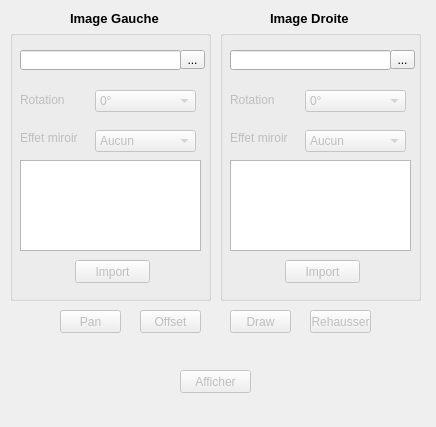
<?xml version="1.0" encoding="UTF-8"?>
<ui version="4.0">
 <class>optionWindow</class>
 <widget class="QWidget" name="optionWindow">
  <property name="geometry">
   <rect>
    <x>0</x>
    <y>0</y>
    <width>436</width>
    <height>427</height>
   </rect>
  </property>
  <property name="windowTitle">
   <string>Menu des options</string>
  </property>
  <widget class="QLabel" name="label_5">
   <property name="geometry">
    <rect>
     <x>70</x>
     <y>10</y>
     <width>91</width>
     <height>16</height>
    </rect>
   </property>
   <property name="font">
    <font>
     <pointsize>10</pointsize>
     <weight>75</weight>
     <bold>true</bold>
    </font>
   </property>
   <property name="text">
    <string>Image Gauche</string>
   </property>
  </widget>
  <widget class="QLabel" name="label_6">
   <property name="geometry">
    <rect>
     <x>270</x>
     <y>10</y>
     <width>91</width>
     <height>16</height>
    </rect>
   </property>
   <property name="font">
    <font>
     <pointsize>10</pointsize>
     <weight>75</weight>
     <bold>true</bold>
    </font>
   </property>
   <property name="text">
    <string>Image Droite</string>
   </property>
  </widget>
  <widget class="QGroupBox" name="groupBoxLeft">
   <property name="geometry">
    <rect>
     <x>10</x>
     <y>30</y>
     <width>201</width>
     <height>271</height>
    </rect>
   </property>
   <property name="title">
    <string/>
   </property>
   <widget class="QLineEdit" name="importLineLeft">
    <property name="geometry">
     <rect>
      <x>10</x>
      <y>20</y>
      <width>161</width>
      <height>20</height>
     </rect>
    </property>
    <property name="text">
     <string/>
    </property>
    <property name="readOnly">
     <bool>true</bool>
    </property>
   </widget>
   <widget class="QToolButton" name="importToolLeft">
    <property name="geometry">
     <rect>
      <x>170</x>
      <y>20</y>
      <width>25</width>
      <height>19</height>
     </rect>
    </property>
    <property name="text">
     <string>...</string>
    </property>
   </widget>
   <widget class="QComboBox" name="boxOrientationLeft">
    <property name="enabled">
     <bool>false</bool>
    </property>
    <property name="geometry">
     <rect>
      <x>85</x>
      <y>60</y>
      <width>101</width>
      <height>22</height>
     </rect>
    </property>
    <item>
     <property name="text">
      <string>0°</string>
     </property>
    </item>
    <item>
     <property name="text">
      <string>90°</string>
     </property>
    </item>
    <item>
     <property name="text">
      <string>180°</string>
     </property>
    </item>
    <item>
     <property name="text">
      <string>270°</string>
     </property>
    </item>
   </widget>
   <widget class="QLabel" name="label">
    <property name="enabled">
     <bool>false</bool>
    </property>
    <property name="geometry">
     <rect>
      <x>10</x>
      <y>60</y>
      <width>61</width>
      <height>20</height>
     </rect>
    </property>
    <property name="text">
     <string>Rotation</string>
    </property>
   </widget>
   <widget class="QLabel" name="label_2">
    <property name="enabled">
     <bool>false</bool>
    </property>
    <property name="geometry">
     <rect>
      <x>10</x>
      <y>100</y>
      <width>61</width>
      <height>16</height>
     </rect>
    </property>
    <property name="text">
     <string>Effet miroir</string>
    </property>
   </widget>
   <widget class="QComboBox" name="boxMiroirLeft">
    <property name="enabled">
     <bool>false</bool>
    </property>
    <property name="geometry">
     <rect>
      <x>85</x>
      <y>100</y>
      <width>101</width>
      <height>22</height>
     </rect>
    </property>
    <item>
     <property name="text">
      <string>Aucun</string>
     </property>
    </item>
    <item>
     <property name="text">
      <string>Horizontal</string>
     </property>
    </item>
    <item>
     <property name="text">
      <string>Vertical</string>
     </property>
    </item>
   </widget>
   <widget class="QPushButton" name="importButtonLeft">
    <property name="enabled">
     <bool>false</bool>
    </property>
    <property name="geometry">
     <rect>
      <x>65</x>
      <y>230</y>
      <width>75</width>
      <height>23</height>
     </rect>
    </property>
    <property name="text">
     <string>Import</string>
    </property>
   </widget>
   <widget class="QGraphicsView" name="graphicsViewLeft">
    <property name="geometry">
     <rect>
      <x>10</x>
      <y>130</y>
      <width>181</width>
      <height>91</height>
     </rect>
    </property>
    <property name="verticalScrollBarPolicy">
     <enum>Qt::ScrollBarAlwaysOff</enum>
    </property>
    <property name="horizontalScrollBarPolicy">
     <enum>Qt::ScrollBarAlwaysOff</enum>
    </property>
   </widget>
   <widget class="QLabel" name="importDoneLeft">
    <property name="geometry">
     <rect>
      <x>150</x>
      <y>233</y>
      <width>21</width>
      <height>16</height>
     </rect>
    </property>
    <property name="styleSheet">
     <string notr="true">image: url(:/Anaglyph/Icons/redCross.png);</string>
    </property>
    <property name="text">
     <string/>
    </property>
   </widget>
  </widget>
  <widget class="QGroupBox" name="groupBoxRight">
   <property name="geometry">
    <rect>
     <x>220</x>
     <y>30</y>
     <width>201</width>
     <height>271</height>
    </rect>
   </property>
   <property name="title">
    <string/>
   </property>
   <widget class="QLineEdit" name="importLineRight">
    <property name="geometry">
     <rect>
      <x>10</x>
      <y>20</y>
      <width>161</width>
      <height>20</height>
     </rect>
    </property>
    <property name="text">
     <string/>
    </property>
    <property name="readOnly">
     <bool>true</bool>
    </property>
   </widget>
   <widget class="QToolButton" name="importToolRight">
    <property name="geometry">
     <rect>
      <x>170</x>
      <y>20</y>
      <width>25</width>
      <height>19</height>
     </rect>
    </property>
    <property name="text">
     <string>...</string>
    </property>
   </widget>
   <widget class="QLabel" name="label_4">
    <property name="enabled">
     <bool>false</bool>
    </property>
    <property name="geometry">
     <rect>
      <x>10</x>
      <y>100</y>
      <width>61</width>
      <height>16</height>
     </rect>
    </property>
    <property name="text">
     <string>Effet miroir</string>
    </property>
   </widget>
   <widget class="QLabel" name="label_3">
    <property name="enabled">
     <bool>false</bool>
    </property>
    <property name="geometry">
     <rect>
      <x>10</x>
      <y>60</y>
      <width>61</width>
      <height>20</height>
     </rect>
    </property>
    <property name="text">
     <string>Rotation</string>
    </property>
   </widget>
   <widget class="QComboBox" name="boxMiroirRight">
    <property name="enabled">
     <bool>false</bool>
    </property>
    <property name="geometry">
     <rect>
      <x>85</x>
      <y>100</y>
      <width>101</width>
      <height>22</height>
     </rect>
    </property>
    <property name="currentIndex">
     <number>0</number>
    </property>
    <item>
     <property name="text">
      <string>Aucun</string>
     </property>
    </item>
    <item>
     <property name="text">
      <string>Horizontal</string>
     </property>
    </item>
    <item>
     <property name="text">
      <string>Vertical</string>
     </property>
    </item>
   </widget>
   <widget class="QComboBox" name="boxOrientationRight">
    <property name="enabled">
     <bool>false</bool>
    </property>
    <property name="geometry">
     <rect>
      <x>85</x>
      <y>60</y>
      <width>101</width>
      <height>22</height>
     </rect>
    </property>
    <item>
     <property name="text">
      <string>0°</string>
     </property>
    </item>
    <item>
     <property name="text">
      <string>90°</string>
     </property>
    </item>
    <item>
     <property name="text">
      <string>180°</string>
     </property>
    </item>
    <item>
     <property name="text">
      <string>270°</string>
     </property>
    </item>
   </widget>
   <widget class="QPushButton" name="importButtonRight">
    <property name="enabled">
     <bool>false</bool>
    </property>
    <property name="geometry">
     <rect>
      <x>65</x>
      <y>230</y>
      <width>75</width>
      <height>23</height>
     </rect>
    </property>
    <property name="text">
     <string>Import</string>
    </property>
   </widget>
   <widget class="QGraphicsView" name="graphicsViewRight">
    <property name="geometry">
     <rect>
      <x>10</x>
      <y>130</y>
      <width>181</width>
      <height>91</height>
     </rect>
    </property>
    <property name="verticalScrollBarPolicy">
     <enum>Qt::ScrollBarAlwaysOff</enum>
    </property>
    <property name="horizontalScrollBarPolicy">
     <enum>Qt::ScrollBarAlwaysOff</enum>
    </property>
   </widget>
   <widget class="QLabel" name="importDoneRight">
    <property name="geometry">
     <rect>
      <x>150</x>
      <y>233</y>
      <width>21</width>
      <height>16</height>
     </rect>
    </property>
    <property name="styleSheet">
     <string notr="true">image: url(:/Anaglyph/Icons/redCross.png);</string>
    </property>
    <property name="text">
     <string/>
    </property>
   </widget>
  </widget>
  <widget class="QPushButton" name="panButton">
   <property name="enabled">
    <bool>false</bool>
   </property>
   <property name="geometry">
    <rect>
     <x>60</x>
     <y>310</y>
     <width>61</width>
     <height>23</height>
    </rect>
   </property>
   <property name="text">
    <string>Pan</string>
   </property>
   <property name="checkable">
    <bool>true</bool>
   </property>
  </widget>
  <widget class="QPushButton" name="offsetButton">
   <property name="enabled">
    <bool>false</bool>
   </property>
   <property name="geometry">
    <rect>
     <x>140</x>
     <y>310</y>
     <width>61</width>
     <height>23</height>
    </rect>
   </property>
   <property name="text">
    <string>Offset</string>
   </property>
   <property name="checkable">
    <bool>true</bool>
   </property>
  </widget>
  <widget class="QPushButton" name="drawButton">
   <property name="enabled">
    <bool>false</bool>
   </property>
   <property name="geometry">
    <rect>
     <x>230</x>
     <y>310</y>
     <width>61</width>
     <height>23</height>
    </rect>
   </property>
   <property name="text">
    <string>Draw</string>
   </property>
   <property name="checkable">
    <bool>true</bool>
   </property>
  </widget>
  <widget class="QPushButton" name="enhanceButton">
   <property name="enabled">
    <bool>false</bool>
   </property>
   <property name="geometry">
    <rect>
     <x>310</x>
     <y>310</y>
     <width>61</width>
     <height>23</height>
    </rect>
   </property>
   <property name="text">
    <string>Rehausser</string>
   </property>
   <property name="checkable">
    <bool>false</bool>
   </property>
  </widget>
  <widget class="QPushButton" name="affichageButton">
   <property name="enabled">
    <bool>false</bool>
   </property>
   <property name="geometry">
    <rect>
     <x>180</x>
     <y>370</y>
     <width>71</width>
     <height>23</height>
    </rect>
   </property>
   <property name="text">
    <string>Afficher</string>
   </property>
  </widget>
  <zorder>groupBoxRight</zorder>
  <zorder>label_5</zorder>
  <zorder>label_6</zorder>
  <zorder>groupBoxLeft</zorder>
  <zorder>panButton</zorder>
  <zorder>offsetButton</zorder>
  <zorder>drawButton</zorder>
  <zorder>enhanceButton</zorder>
  <zorder>affichageButton</zorder>
 </widget>
 <resources>
  <include location="resources.qrc"/>
 </resources>
 <connections/>
</ui>
